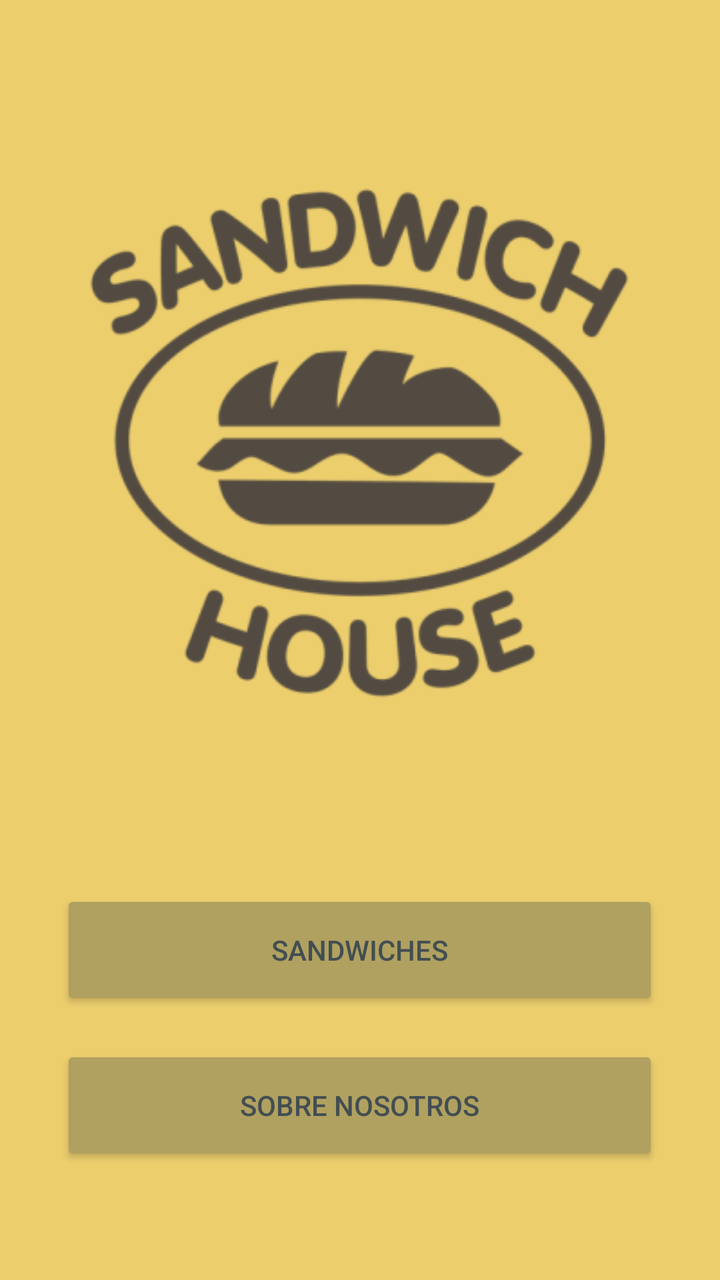
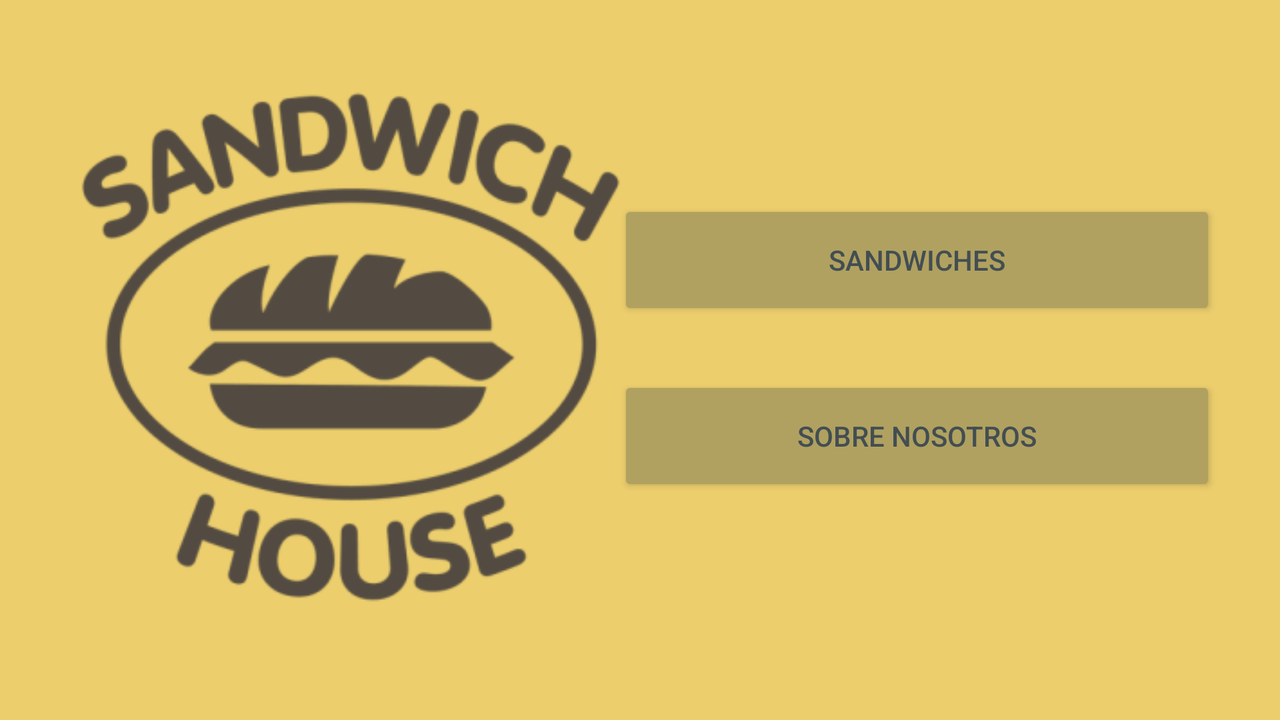

First picture: res/layout/ on a phone held upright. Second picture: the repository's own variant of that layout, on a device whose configuration matches the variant's folder. Source for both follows.
<!-- AndroidManifest.xml: application theme AppTheme -->
<!-- res/layout/activity_main.xml -->
<?xml version="1.0" encoding="utf-8"?>
<androidx.constraintlayout.widget.ConstraintLayout xmlns:android="http://schemas.android.com/apk/res/android"
    xmlns:app="http://schemas.android.com/apk/res-auto"
    xmlns:tools="http://schemas.android.com/tools"
    android:layout_width="match_parent"
    android:layout_height="match_parent"
    tools:context=".MainActivity">

    <Button
        android:id="@+id/botonAbout"
        android:layout_width="299dp"
        android:layout_height="60dp"
        android:layout_marginTop="12dp"
        android:onClick="aboutView"
        android:text="@string/botonAbout"
        app:layout_constraintBottom_toBottomOf="parent"
        app:layout_constraintEnd_toEndOf="@+id/botonSandwiches"
        app:layout_constraintHorizontal_bias="0.0"
        app:layout_constraintStart_toStartOf="@+id/botonSandwiches"
        app:layout_constraintTop_toBottomOf="@+id/botonSandwiches"
        app:layout_constraintVertical_bias="0.09" />

    <Button
        android:id="@+id/botonSandwiches"
        android:layout_width="299dp"
        android:layout_height="60dp"
        android:onClick="sandwichView"
        android:text="@string/botonSandwich"
        app:layout_constraintBottom_toBottomOf="parent"
        app:layout_constraintEnd_toEndOf="@+id/logoEmpresa"
        app:layout_constraintStart_toStartOf="@+id/logoEmpresa"
        app:layout_constraintTop_toTopOf="parent"
        app:layout_constraintVertical_bias="0.767" />

    <ImageView
        android:id="@+id/logoEmpresa"
        android:layout_width="292dp"
        android:layout_height="347dp"
        android:layout_marginTop="48dp"
        android:contentDescription="@string/nombreEmpresa"
        app:layout_constraintEnd_toEndOf="parent"
        app:layout_constraintHorizontal_bias="0.496"
        app:layout_constraintStart_toStartOf="parent"
        app:layout_constraintTop_toTopOf="parent"
        app:srcCompat="@mipmap/logo_foreground" />
</androidx.constraintlayout.widget.ConstraintLayout>
<!-- resources referenced by this layout -->
<resources>
  <!-- mipmap logo_foreground: png bitmap (mipmap-hdpi, 10044 bytes) -->
  <string name="botonAbout">Sobre Nosotros</string>
  <string name="botonSandwich">Sandwiches</string>
  <string name="nombreEmpresa">Sandwich House</string>
  <style name="AppTheme" parent="Theme.AppCompat.Light.DarkActionBar">
          
          <item name="colorPrimary">@color/colorPrimary</item>
          <item name="colorPrimaryDark">@color/colorPrimaryDark</item>
          <item name="colorAccent">@color/colorAccent</item>
          <item name="android:textColor">@color/colorPrimaryDark</item>
          <item name="android:colorBackground">@color/text_color</item>
          <item name="android:colorButtonNormal">@color/colorAccent</item>
      </style>
  <color name="colorPrimary">#5b8c85</color>
  <color name="colorPrimaryDark">#434e52</color>
  <color name="colorAccent">#b0a160</color>
  <color name="text_color">#ecce6d</color>
</resources>
<!-- res/layout-land/activity_main.xml (the repository's variant of the layout above) -->
<!-- drawn on the phone turned sideways -->
<?xml version="1.0" encoding="utf-8"?>
<androidx.constraintlayout.widget.ConstraintLayout xmlns:android="http://schemas.android.com/apk/res/android"
    xmlns:app="http://schemas.android.com/apk/res-auto"
    xmlns:tools="http://schemas.android.com/tools"
    android:layout_width="match_parent"
    android:layout_height="match_parent"
    tools:context=".MainActivity">

    <Button
        android:id="@+id/botonAbout"
        android:layout_width="299dp"
        android:layout_height="60dp"
        android:layout_marginTop="28dp"
        android:layout_marginEnd="32dp"
        android:onClick="aboutView"
        android:text="@string/botonAbout"
        app:layout_constraintEnd_toEndOf="parent"
        app:layout_constraintTop_toBottomOf="@+id/botonSandwiches" />

    <Button
        android:id="@+id/botonSandwiches"
        android:layout_width="299dp"
        android:layout_height="60dp"
        android:layout_marginTop="100dp"
        android:layout_marginEnd="32dp"
        android:onClick="sandwichView"
        android:text="@string/botonSandwich"
        app:layout_constraintEnd_toEndOf="parent"
        app:layout_constraintTop_toTopOf="parent" />

    <ImageView
        android:id="@+id/logoEmpresa"
        android:layout_width="292dp"
        android:layout_height="347dp"
        android:contentDescription="@string/nombreEmpresa"
        app:layout_constraintEnd_toEndOf="parent"
        app:layout_constraintHorizontal_bias="0.084"
        app:layout_constraintStart_toStartOf="parent"
        app:layout_constraintTop_toTopOf="parent"
        app:srcCompat="@mipmap/logo_foreground" />
</androidx.constraintlayout.widget.ConstraintLayout>
